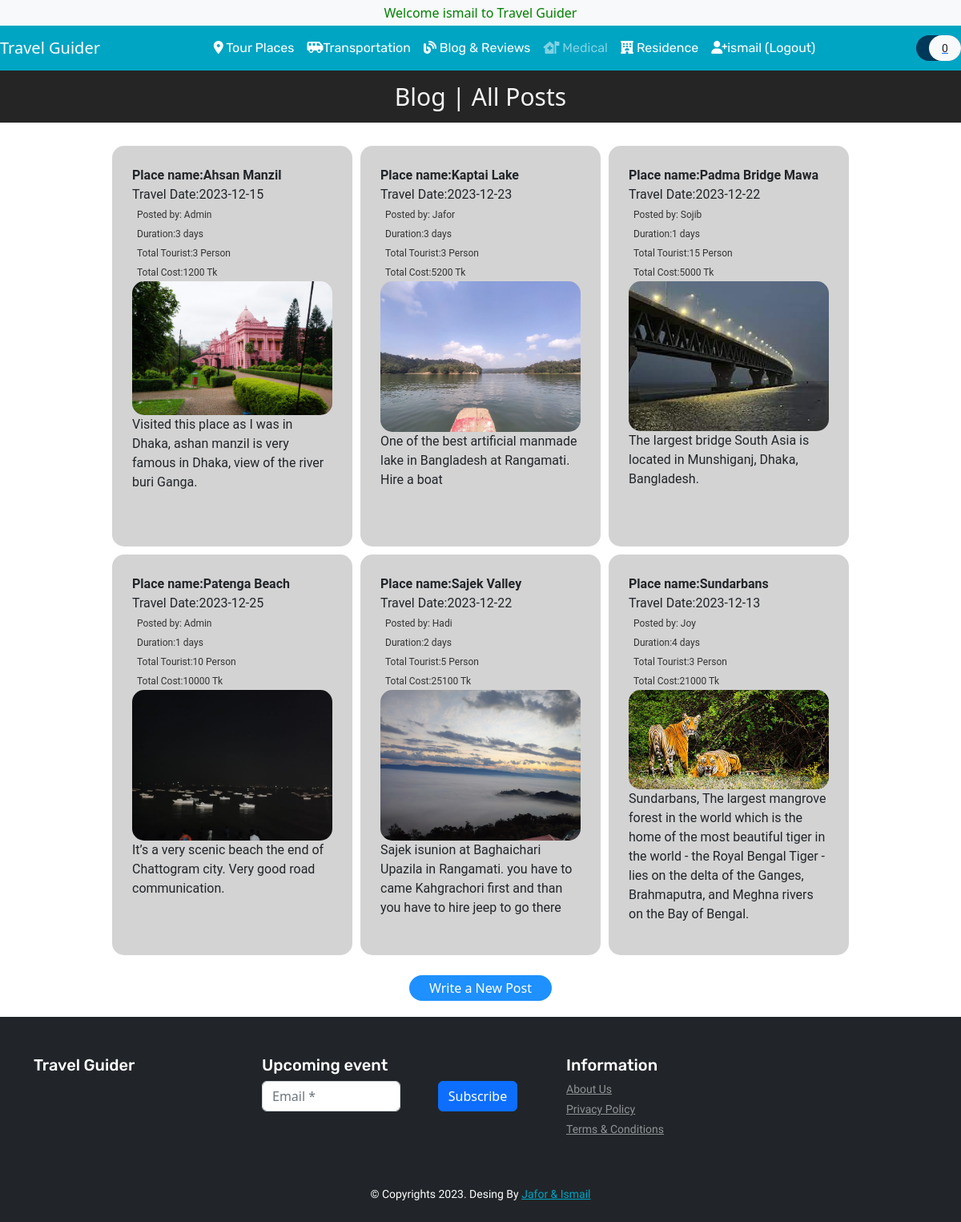
Page /blog.php (signed in) on the committed database.
### tables this page shows
CREATE TABLE `users` (
  `user_id` int(11) NOT NULL,
  `user_name` varchar(50) DEFAULT NULL,
  `email` varchar(50) NOT NULL,
  `password` varchar(50) DEFAULT NULL,
  `number` text NOT NULL,
  `nid` int(11) NOT NULL,
  `address` varchar(50) NOT NULL,
  `verification_code` varchar(255) NOT NULL,
  `is_verify` int(10) NOT NULL DEFAULT 0
);

CREATE TABLE `blog_table` (
  `topic_title` varchar(50) NOT NULL,
  `topic_date` varchar(15) NOT NULL,
  `name` varchar(20) NOT NULL,
  `duration` int(11) NOT NULL,
  `person` int(11) NOT NULL,
  `cost` int(11) NOT NULL,
  `image_filename` varchar(50) NOT NULL,
  `topic_para` varchar(250) NOT NULL
);

### database/functions.php (called while the page is built, shortened)
<?php
function check_login($con)
{
	if(isset($_SESSION['user_id']))
	{
		$id = $_SESSION['user_id'];
		$query = "select * from users where user_id = '$id' limit 1";
		$result = mysqli_query($con,$query);
		if($result && mysqli_num_rows($result) > 0)
		{
			$user_data = mysqli_fetch_assoc($result);
			return $user_data;
		}
	}
	die;
}

### database/DBController.php (called while the page is built, shortened)
<?php
class DBController
{
    protected $host = 'localhost';
    protected $user = 'root';
    protected $password = '';
    protected $database = "travel";
    public function __construct()
    {
        $this->con = mysqli_connect($this->host, $this->user, $this->password, $this->database);
    }
}

### functions.php (called while the page is built, shortened)
<?php
require ('database/DBController.php');
require ('database/Product.php');
$db = new DBController();
$product = new Product($db);

### database/Product.php (called while the page is built, shortened)
<?php
class Product
{
    public $db = null;
    public function __construct(DBController $db)
    {
        $this->db = $db;
    }
    public function getData($table = 'product'){
        $result = $this->db->con->query("SELECT * FROM {$table}");
        $resultArray = array();
        while ($item = mysqli_fetch_array($result, MYSQLI_ASSOC)){
            $resultArray[] = $item;
        }
        return $resultArray;
    }
}

### blog.php (the view, shortened to what this page needs)
<?php
    include ('header.php');
?>
<!DOCTYPE html>
<html lang="en">
  <head>
  </head>
  <body>
    <div class="top-bar">
      <span id="topBarTitle">Blog | All Posts</span>
    </div>
    <br>
    <div class="all-posts-container">
      <?php
      $servername = "localhost";
      $username = "root";
      $password = "";
      $database = "travel";
      $conn = new mysqli($servername, $username, $password, $database);
      $sql = "select topic_title, topic_date,name,duration,person,cost, image_filename, topic_para from blog_table;";
      $result = $conn->query($sql);
      if($result->num_rows > 0)
      {
        while($row = $result->fetch_assoc())
        {
          echo "<div style='padding: 25px 25px;' class='post-container'>";
          echo "<span id='displayTitle'>Place name:" . $row["topic_title"] . "</span><br>";
          echo "<span id='displayDate'>Travel Date:" . $row["topic_date"] . "</span><br>";
          echo "<span id='name'>Posted by: " . $row["name"] . "</span><br>";
          echo "<span id='name'>Duration:" . $row["duration"] . " days</span><br>";
          echo "<span id='name'>Total Tourist:" . $row["person"] . " Person</span><br>";
          echo "<span id='name'>Total Cost:" . $row["cost"] . " Tk</span><br>";
          echo "<img style='width: 100%; height: auto' id='displayImage' src='./assets/blog/images/" . $row["image_filename"] . "'><br>";
          echo "<p style='overflow: hidden; display: -webkit-box; -webkit-line-clamp: 10; line-clamp: 10; -webkit-box-orient: vertical;' id='displayPara'>" . $row["topic_para"] . "</p><br>";
          echo "</div>";
        }
      }
      else
      {
        echo "<center><span>No Blog Posts Found</span></center>";
      }
      ?>
    </div>
    <?php echo "<br><center><a style='color: dodgerblue; text-decoration: none; background: dodgerblue; padding: 5px 25px; color: #fff; border-radius: 50px;' href='cBlog.php'>Write a New Post</a></center><br>"; ?>
  </body>
</html>
<?php
include ('footer.php');
?>

### header.php (shortened to what this page needs)
<?php
include("database/connection.php");
include("database/functions.php");
$user_data = check_login($con);
?>
<!DOCTYPE html>
<html lang="en">
<head>
    <link href="https://cdn.jsdelivr.net/npm/bootstrap@5.2.1/dist/css/bootstrap.min.css" rel="stylesheet">
    <link rel="stylesheet" href="https://stackpath.bootstrapcdn.com/bootstrap/4.4.1/css/bootstrap.min.css">
    <link rel="stylesheet" href="https://cdnjs.cloudflare.com/ajax/libs/OwlCarousel2/2.3.4/assets/owl.carousel.min.css" />
    <link rel="stylesheet" href="https://cdnjs.cloudflare.com/ajax/libs/OwlCarousel2/2.3.4/assets/owl.theme.default.min.css" />
    <link rel="stylesheet" href="https://cdnjs.cloudflare.com/ajax/libs/font-awesome/5.13.0/css/all.min.css" />
    <link rel="stylesheet" href="https://cdnjs.cloudflare.com/ajax/libs/font-awesome/6.2.1/css/all.min.css">
    <link href="https://cdn.jsdelivr.net/npm/bootstrap@5.2.3/dist/css/bootstrap.min.css" rel="stylesheet">
    <link href="https://cdn.jsdelivr.net/npm/bootstrap@5.2.0-beta1/dist/css/bootstrap.min.css" rel="stylesheet">
    <link rel="stylesheet" href="style.css">
    <?php
    require('functions.php');
    ?>
</head>
<body>
    <header id="header">
        <div class="strip d-flex justify-content-between px-4 py-1 bg-light">
            <p class="font-rale font-size-12 text-black-50 m-0">
                <marquee behavior="" direction="" style="color: green;">Welcome <?php echo $user_data['user_name']; ?> to Travel Guider</marquee>
            </p>
        </div>
        <nav class="navbar navbar-expand-lg navbar-dark color-second-bg">
            <a class="navbar-brand" href="./index.php"> Travel Guider</a>
            <div class="collapse navbar-collapse" id="navbarNav">
                <ul class="navbar-nav m-auto font-rubik">
                    <li class="nav-item active">
                        <a class="nav-link" href="./topPlace.php"><i class="fa-solid fa-location-dot"></i> Tour Places</a></a>
                    </li>
                    <li class="nav-item active">
                        <a class="nav-link" href="./landing_page.php"><i class="fa-solid fa-van-shuttle"></i>Transportation</a>
                    </li>
                    <li class="nav-item active">
                        <a class="nav-link" href="./blog.php"><i class="fa-solid fa-blog"></i> Blog & Reviews</a>
                    </li>
                    <li class="nav-item ">
                        <a class="nav-link" href="#"><i class="fa-solid fa-house-medical-flag"></i> Medical</a>
                    </li>
                    <li class="nav-item active">
                        <a class="nav-link" href="./home.php"><i class="fa-solid fa-hotel"></i> Residence</a>
                    </li>
                    <li class="nav-item active">
                        <a class="nav-link" href="./logout.php"><i class="fa-solid fa-user-plus"></i><?php echo $user_data['user_name']; ?> (Logout)</a></a>
                    </li>
                </ul>
                <form action="#" class="font-size-14 font-rale">
                    <a href="cart.php" class="py-2 rounded-pill color-primary-bg">
                        <span class="font-size-16 px-2 text-white">
                        </span>
                        <span class="px-3 py-2 rounded-pill text-dark bg-light"><?php echo count($product->getData('cart')); ?></span>
                    </a>
                </form>
            </div>
        </nav>
    </header>
    <main id="main-site">

### style.css (style rules this page uses)
.font-rale { font-family: "Raleway", cursive; }
.font-rubik { font-family: "Rubik", cursive; }
.font-size-12 { font-size: 12px; }
.font-size-14 { font-size: 14px; }
.font-size-16 { font-size: 16px; }
.color-primary-bg { background: #003859; }
.color-second-bg { background: #00A5C4; }

### blog.php (style rules this page uses)
body { margin: 0; word-wrap: break-word; }
.top-bar { background: #252525; color: #f5f5f5; margin: 0; text-align: center; padding: 10px; }
#topBarTitle { font-family: "Segoe UI", sans-serif; text-align: center; margin: 0; font-size: 30px; }
form { -webkit-tap-highlight-color: transparent; text-align: center; }
#name { font-family: "Roboto", sans-serif; outline: none; border: 1.5px solid lightgrey; color: #333; font-size: 12px; width: 37.5%; margin-bottom: 5px; border-radius: 5px; padding: 5px 5px; }
.all-posts-container { font-family: "Roboto", sans-serif; display: flex; flex-direction: row; flex-wrap: wrap; align-items: center; justify-content: center; }
.post-container { background: #d3d3d3; margin: 5px; width: 25%; height: 500px; border-radius: 15px; }
#displayTitle { font-weight: bold; }
#displayImage { width: 50%; height: auto; border-radius: 15px; }

### rows in the picture
users: user_name "ismail"
blog_table: topic_title "Ahsan Manzil", topic_date "2023-12-15", name "Admin", duration "3", person "3", cost "1200", image_filename (picture), topic_para "Visited this place as I was in Dhaka, ashan manzil is very famous in Dhaka, view of the river buri Ganga."
blog_table: topic_title "Kaptai Lake", topic_date "2023-12-23", name "Jafor", duration "3", person "3", cost "5200", image_filename (picture), topic_para "One of the best artificial manmade lake in Bangladesh at Rangamati. Hire a boat"
blog_table: topic_title "Padma Bridge Mawa", topic_date "2023-12-22", name "Sojib", duration "1", person "15", cost "5000", image_filename (picture), topic_para "The largest bridge South Asia is located in Munshiganj, Dhaka, Bangladesh."
blog_table: topic_title "Patenga Beach", topic_date "2023-12-25", name "Admin", duration "1", person "10", cost "10000", image_filename (picture), topic_para "It’s a very scenic beach the end of Chattogram city. Very good road communication."
blog_table: topic_title "Sajek Valley", topic_date "2023-12-22", name "Hadi", duration "2", person "5", cost "25100", image_filename (picture), topic_para "Sajek isunion at Baghaichari Upazila in Rangamati. you have to came Kahgrachori first and than you have to hire jeep to go there"
blog_table: topic_title "Sundarbans", topic_date "2023-12-13", name "Joy", duration "4", person "3", cost "21000", image_filename (picture), topic_para "Sundarbans, The largest mangrove forest in the world which is the home of the most beautiful tiger in the world - the Royal Bengal Tiger - lies on the delta of the Ganges, Brahmaputra, and Meghna rivers on the Bay of Bengal."

### other values in the picture
count($product->getData('cart')) "0"
